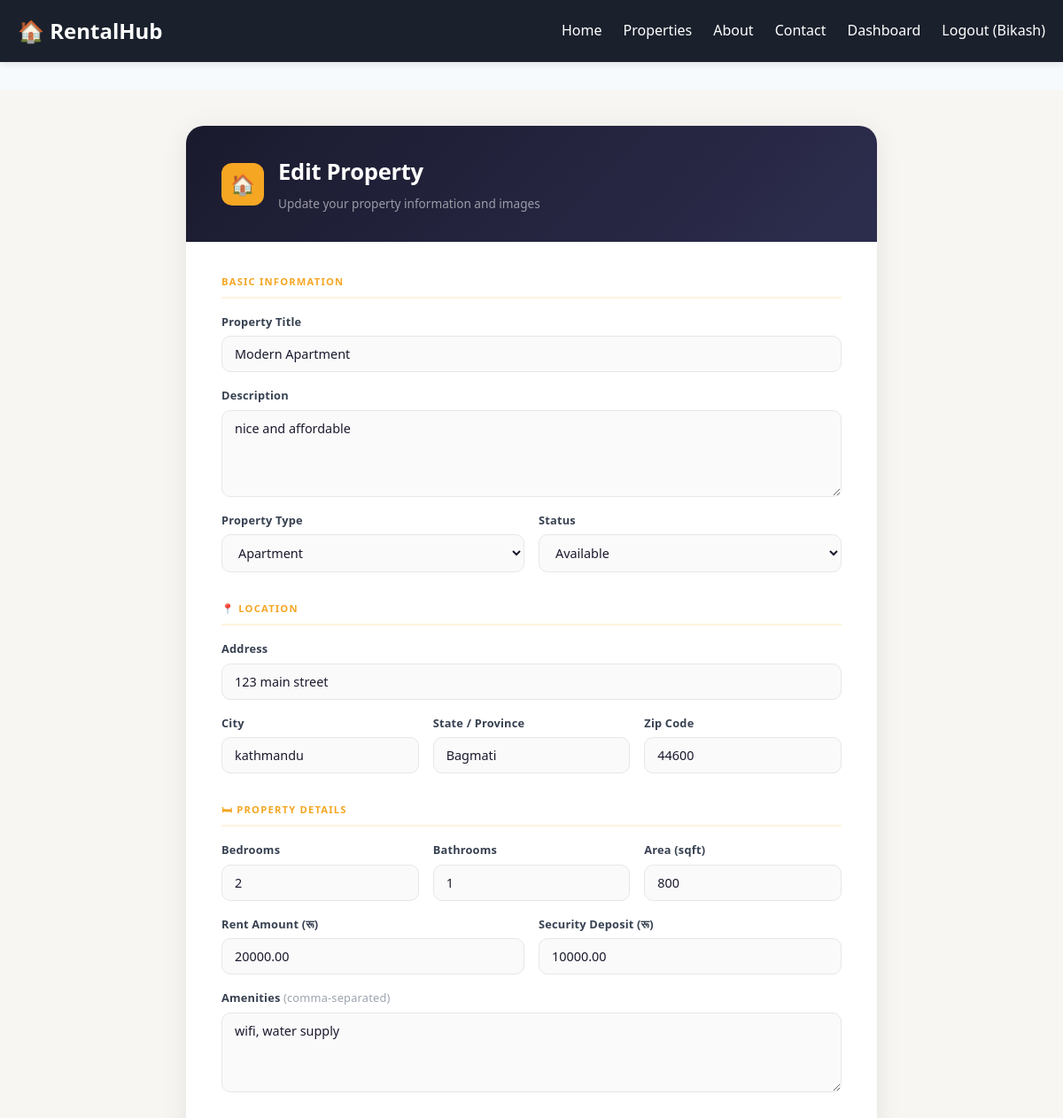
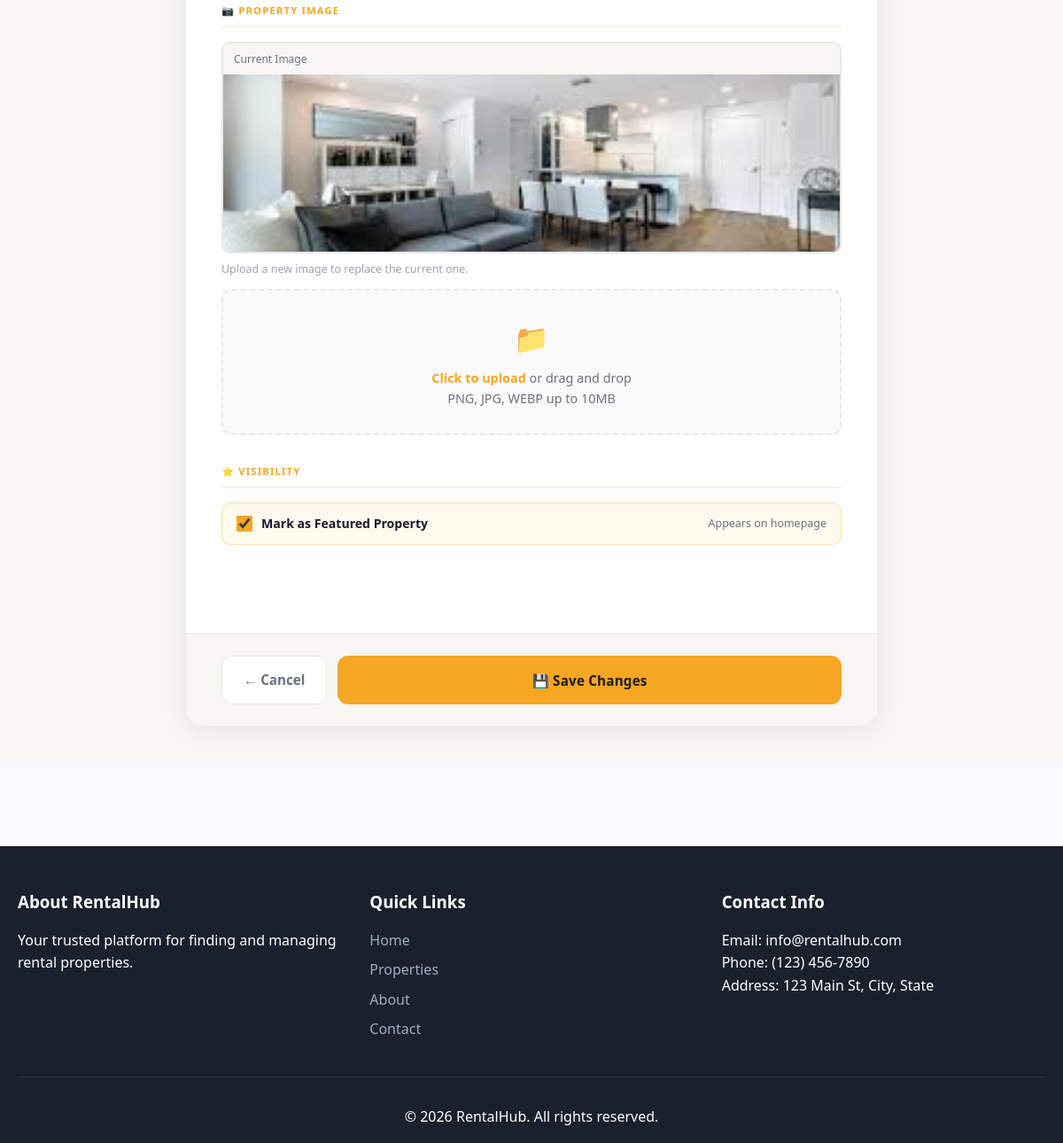
The app's page /property/edit/2/ (signed in) with its own data (2 pictures, top to bottom).
### rental/models.py (models this page shows, shortened)
class User(AbstractUser):
    USER_TYPE_CHOICES = (
        ('tenant', 'Tenant'),
        ('landlord', 'Landlord'),
        ('admin', 'Admin'),
    )
    user_type = models.CharField(max_length=10, choices=USER_TYPE_CHOICES, default='tenant')
    phone = models.CharField(max_length=15, blank=True, null=True)
    address = models.TextField(blank=True, null=True)
    profile_picture = models.ImageField(upload_to='profiles/', blank=True, null=True)
    is_approved = models.BooleanField(default=True)
    created_at = models.DateTimeField(auto_now_add=True)

class Property(models.Model):
    PROPERTY_TYPE_CHOICES = (
        ('apartment', 'Apartment'),
        ('house', 'House'),
        ('studio', 'Studio'),
        ('condo', 'Condo'),
        ('villa', 'Villa'),
    )
    STATUS_CHOICES = (
        ('available', 'Available'),
        ('rented', 'Rented'),
        ('maintenance', 'Under Maintenance'),
    )
    landlord = models.ForeignKey(User, on_delete=models.CASCADE, related_name='properties')
    title = models.CharField(max_length=200)
    description = models.TextField()
    property_type = models.CharField(max_length=20, choices=PROPERTY_TYPE_CHOICES)
    address = models.CharField(max_length=300)
    city = models.CharField(max_length=100)
    state = models.CharField(max_length=100)
    zip_code = models.CharField(max_length=10)
    bedrooms = models.IntegerField(validators=[MinValueValidator(0)])
    bathrooms = models.IntegerField(validators=[MinValueValidator(0)])
    area_sqft = models.IntegerField(validators=[MinValueValidator(0)])
    rent_amount = models.DecimalField(max_digits=10, decimal_places=2)
    security_deposit = models.DecimalField(max_digits=10, decimal_places=2)
    amenities = models.TextField(help_text="Comma-separated amenities")
    status = models.CharField(max_length=20, choices=STATUS_CHOICES, default='available')
    image = models.ImageField(upload_to='properties/', blank=True, null=True)
    is_featured = models.BooleanField(default=False)
    created_at = models.DateTimeField(auto_now_add=True)
    updated_at = models.DateTimeField(auto_now=True)
    class Meta:
        verbose_name_plural = "Properties"
        ordering = ['-created_at']

### rental/views.py (the view)
# urls.py: path('property/edit/<int:pk>/', views.edit_property, name='edit_property'),
@login_required
def edit_property(request, pk):
    property_obj = get_object_or_404(Property, pk=pk, landlord=request.user)
    if request.method == 'POST':
        form = PropertyForm(request.POST, request.FILES, instance=property_obj)
        if form.is_valid():
            form.save()
            messages.success(request, 'Property updated successfully!')
            return redirect('landlord_dashboard')
    else:
        form = PropertyForm(instance=property_obj)
    return render(request, 'edit_property.html', {'form': form, 'property': property_obj})

### rental/forms.py
class PropertyForm(forms.ModelForm):
    class Meta:
        model = Property
        fields = ['title', 'description', 'property_type', 'address', 'city', 'state',
                  'zip_code', 'bedrooms', 'bathrooms', 'area_sqft', 'rent_amount',
                  'security_deposit', 'amenities', 'status', 'image', 'is_featured']
        widgets = {
            'description': forms.Textarea(attrs={'rows': 4}),
            'amenities': forms.Textarea(attrs={'rows': 3}),
        }

### rental/templates/edit_property.html (shortened to what this page needs)
{% extends 'base.html' %}
{% block content %}
<div class="edit-wrapper">
  <div class="edit-card">
    <div class="edit-header">
      <div class="edit-header-icon">🏠</div>
      <div>
        <h1>Edit Property</h1>
        <p>Update your property information and images</p>
      </div>
    </div>
    <div class="edit-body">
      <form method="post" enctype="multipart/form-data">
        <div class="form-section">
          <div class="section-label">Basic Information</div>
          <div class="form-grid full">
            <div class="field-group">
              <label for="{{ form.title.id_for_label }}">Property Title</label>
              {{ form.title }}
            </div>
          </div>
          <div class="form-grid full" style="margin-top:16px;">
            <div class="field-group">
              <label for="{{ form.description.id_for_label }}">Description</label>
              {{ form.description }}
            </div>
          </div>
          <div class="form-grid" style="margin-top:16px;">
            <div class="field-group">
              <label for="{{ form.property_type.id_for_label }}">Property Type</label>
              {{ form.property_type }}
            </div>
            <div class="field-group">
              <label for="{{ form.status.id_for_label }}">Status</label>
              {{ form.status }}
            </div>
          </div>
        </div>
        <div class="form-section">
          <div class="section-label">📍 Location</div>
          <div class="form-grid full">
            <div class="field-group">
              <label for="{{ form.address.id_for_label }}">Address</label>
              {{ form.address }}
            </div>
          </div>
          <div class="form-grid three" style="margin-top:16px;">
            <div class="field-group">
              <label for="{{ form.city.id_for_label }}">City</label>
              {{ form.city }}
            </div>
            <div class="field-group">
              <label for="{{ form.state.id_for_label }}">State / Province</label>
              {{ form.state }}
            </div>
            <div class="field-group">
              <label for="{{ form.zip_code.id_for_label }}">Zip Code</label>
              {{ form.zip_code }}
            </div>
          </div>
        </div>
        <div class="form-section">
          <div class="section-label">🛏 Property Details</div>
          <div class="form-grid three">
            <div class="field-group">
              <label for="{{ form.bedrooms.id_for_label }}">Bedrooms</label>
              {{ form.bedrooms }}
            </div>
            <div class="field-group">
              <label for="{{ form.bathrooms.id_for_label }}">Bathrooms</label>
              {{ form.bathrooms }}
            </div>
            <div class="field-group">
              <label for="{{ form.area_sqft.id_for_label }}">Area (sqft)</label>
              {{ form.area_sqft }}
            </div>
          </div>
          <div class="form-grid" style="margin-top:16px;">
            <div class="field-group">
              <label for="{{ form.rent_amount.id_for_label }}">Rent Amount (रू)</label>
              {{ form.rent_amount }}
            </div>
            <div class="field-group">
              <label for="{{ form.security_deposit.id_for_label }}">Security Deposit (रू)</label>
              {{ form.security_deposit }}
            </div>
          </div>
          <div class="form-grid full" style="margin-top:16px;">
            <div class="field-group">
              <label for="{{ form.amenities.id_for_label }}">Amenities <span style="color:#9CA3AF;font-weight:400;">(comma-separated)</span></label>
              {{ form.amenities }}
            </div>
          </div>
        </div>
        <div class="form-section">
          <div class="section-label">📷 Property Image</div>
          {% if property.image %}
          <div class="current-image">
            <div class="current-image-label">Current Image</div>
            <img src="{{ property.image.url }}" alt="{{ property.title }}">
          </div>
          <p style="font-size:0.78rem;color:#9CA3AF;margin:8px 0 12px;">Upload a new image to replace the current one.</p>
          {% endif %}
          <div class="image-upload-area" id="uploadArea">
            <div class="upload-icon">📁</div>
            <p class="upload-text" id="uploadLabel"><strong>Click to upload</strong> or drag and drop<br>PNG, JPG, WEBP up to 10MB</p>
          </div>
        </div>
        <div class="form-section">
          <div class="section-label">⭐ Visibility</div>
          <div class="checkbox-group">
            {{ form.is_featured }}
            <label for="{{ form.is_featured.id_for_label }}">Mark as Featured Property</label>
            <span>Appears on homepage</span>
          </div>
        </div>
      </form>
    </div>
    <div class="form-actions">
      <a href="{% url 'landlord_dashboard' %}" class="btn-cancel">← Cancel</a>
      <button type="submit" class="btn-save" onclick="this.closest('.edit-body').querySelector('form').submit()">
        💾 Save Changes
      </button>
    </div>
  </div>
</div>
{% endblock %}

### rental/templates/base.html (shortened to what this page needs)
{% load static %}
<!DOCTYPE html>
<html lang="en">
<head>
    <link rel="stylesheet" href="{% static 'css/style.css' %}">
</head>
<body>
    <nav class="navbar">
        <div class="container">
            <div class="nav-brand">
                <a href="{% url 'home' %}">🏠 RentalHub</a>
            </div>
            <ul class="nav-menu">
                <li><a href="{% url 'home' %}">Home</a></li>
                <li><a href="{% url 'properties' %}">Properties</a></li>
                <li><a href="{% url 'about' %}">About</a></li>
                <li><a href="{% url 'contact' %}">Contact</a></li>
                {% if user.is_authenticated %}
                    {% if user.user_type == 'tenant' %}
                        <li><a href="{% url 'tenant_dashboard' %}">Dashboard</a></li>
                    {% elif user.user_type == 'landlord' %}
                        <li><a href="{% url 'landlord_dashboard' %}">Dashboard</a></li>
                    {% elif user.user_type == 'admin' or user.is_staff %}
                        <li><a href="{% url 'admin_dashboard' %}">Admin</a></li>
                    {% endif %}
                    <li><a href="{% url 'logout' %}">Logout ({{ user.username }})</a></li>
                {% else %}
                    <li><a href="{% url 'login' %}">Login</a></li>
                    <li><a href="{% url 'register' %}" class="btn-primary">Register</a></li>
                {% endif %}
            </ul>
        </div>
    </nav>
    <main>
        {% block content %}
        {% endblock %}
    </main>
    <footer class="footer">
        <div class="container">
            <div class="footer-content">
                <div class="footer-section">
                    <h3>About RentalHub</h3>
                    <p>Your trusted platform for finding and managing rental properties.</p>
                </div>
                <div class="footer-section">
                    <h3>Quick Links</h3>
                    <ul>
                        <li><a href="{% url 'home' %}">Home</a></li>
                        <li><a href="{% url 'properties' %}">Properties</a></li>
                        <li><a href="{% url 'about' %}">About</a></li>
                        <li><a href="{% url 'contact' %}">Contact</a></li>
                    </ul>
                </div>
                <div class="footer-section">
                    <h3>Contact Info</h3>
                    <p>Email: info@rentalhub.com</p>
                    <p>Phone: (123) 456-7890</p>
                    <p>Address: 123 Main St, City, State</p>
                </div>
            </div>
            <div class="footer-bottom">
                <p>&copy; 2026 RentalHub. All rights reserved.</p>
            </div>
        </div>
    </footer>
</body>
</html>

### rental/static/css/style.css (style rules this page uses)
* { margin: 0; padding: 0; box-sizing: border-box; }
body { font-family: 'Segoe UI', Tahoma, Geneva, Verdana, sans-serif; line-height: 1.6; color: #2d3748; background-color: #f7fafc; }
.container { max-width: 1200px; margin: 0 auto; padding: 0 20px; }
.navbar { background-color: #1a202c; color: white; padding: 1rem 0; box-shadow: 0 2px 8px rgba(0,0,0,0.1); }
.navbar .container { display: flex; justify-content: space-between; align-items: center; }
.nav-brand a { color: white; text-decoration: none; font-size: 1.5rem; font-weight: bold; }
.nav-menu { display: flex; list-style: none; gap: 1.5rem; }
.nav-menu a { color: white; text-decoration: none; transition: color 0.3s; }
main { min-height: calc(100vh - 200px); padding: 2rem 0; }
.form-actions { display: flex; gap: 1rem; margin-top: 2rem; }
.footer { background-color: #1a202c; color: white; padding: 3rem 0 1rem; margin-top: 4rem; }
.footer-content { display: grid; grid-template-columns: repeat(auto-fit, minmax(250px, 1fr)); gap: 2rem; margin-bottom: 2rem; }
.footer-section h3 { margin-bottom: 1rem; }
.footer-section ul { list-style: none; }
.footer-section ul li { margin-bottom: 0.5rem; }
.footer-section a { color: #a0aec0; text-decoration: none; transition: color 0.3s; }
.footer-bottom { text-align: center; padding-top: 2rem; border-top: 1px solid #2d3748; }

### records on screen
User: username "Bikash"
Property: title "Modern Apartment", description "nice and affordable", property_type "Apartment", status "Available", address "123 main street", city "kathmandu", state "Bagmati", zip_code "44600", bedrooms "2", bathrooms "1", area_sqft "800", rent_amount "20000.00", security_deposit "10000.00", amenities "wifi, water supply", image (picture), is_featured "☑"
